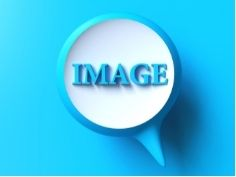
#> input picture CV Task 4/img1.jpg, 236 x 177 px
$ jupyter execute 'Task 4.3 - Combine two image as collage.ipynb'
#> lines starting #> are read from the running program, lines starting #| are printed output that depends on the picture
[cell 1]
import cv2
import numpy

[cell 2]
img1 = cv2.imread('img1.jpg')
#> img1 is the input picture: shape (177, 236, 3); mean B, G, R 236.3, 197.2, 66.8
img2 = cv2.imread('img2.jpg')
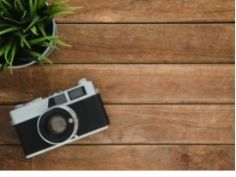
#> input picture CV Task 4/img2.jpg, 236 x 177 px
#> img2 is the input picture: shape (177, 236, 3); mean B, G, R 75.9, 103.7, 132.2

[cell 3]
img1.shape
#> Out = (177, 236, 3)

[cell 4]
img2.shape
#> Out = (177, 236, 3)

[cell 5]
img = cv2.hconcat([img1,img2])
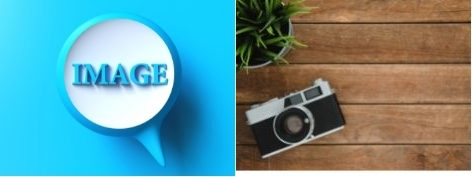
#> img: shape (177, 472, 3); mean B, G, R 156.1, 150.5, 99.5

[cell 6]
cv2.imshow('rgb', img)
cv2.waitKey()
cv2.destroyAllWindows()

[cell 7]
img1 = cv2.imread('img1.jpg')
img2 = cv2.imread('img2.jpg')
img = cv2.vconcat([img1, img2])
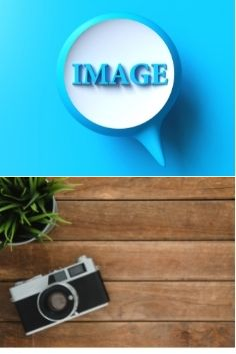
#> img: shape (354, 236, 3); mean B, G, R 156.1, 150.5, 99.5
